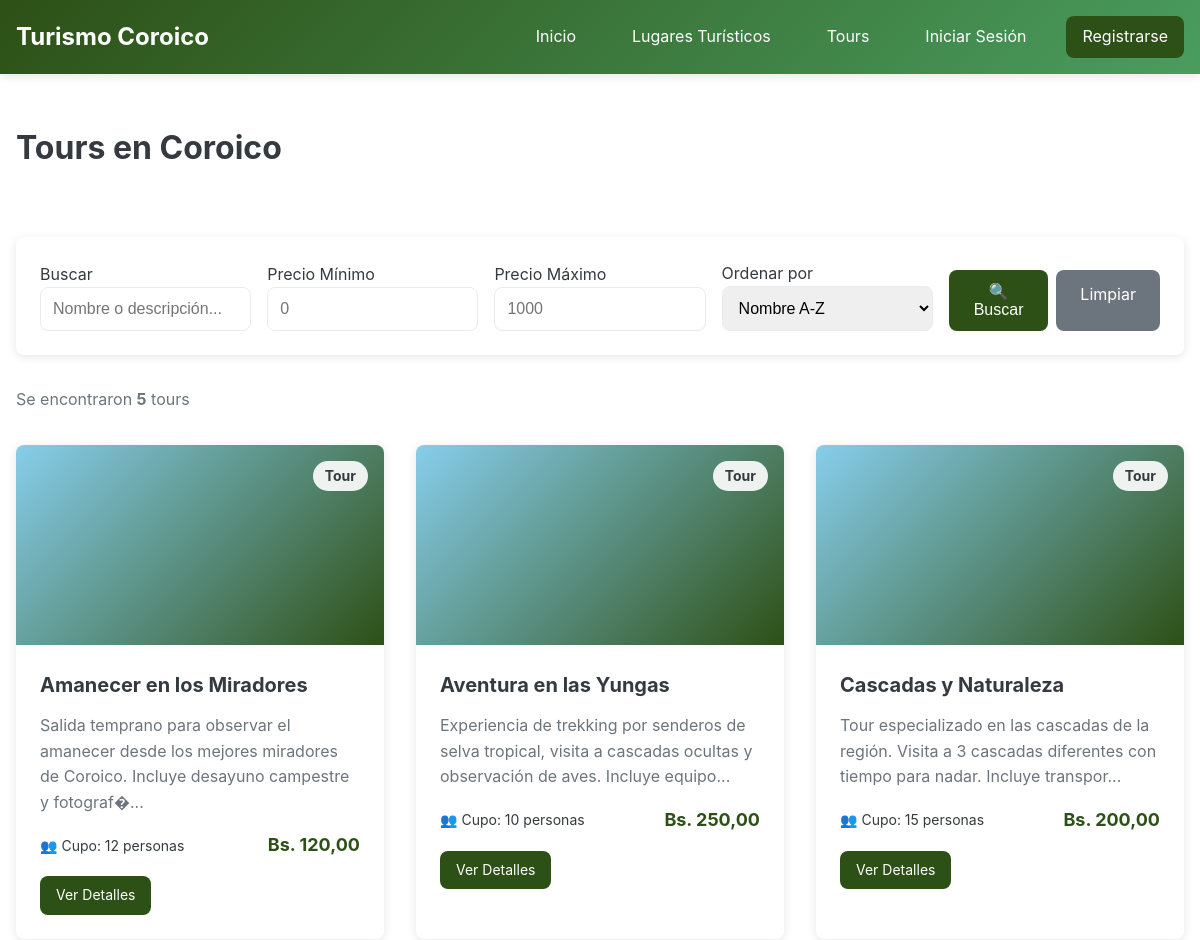
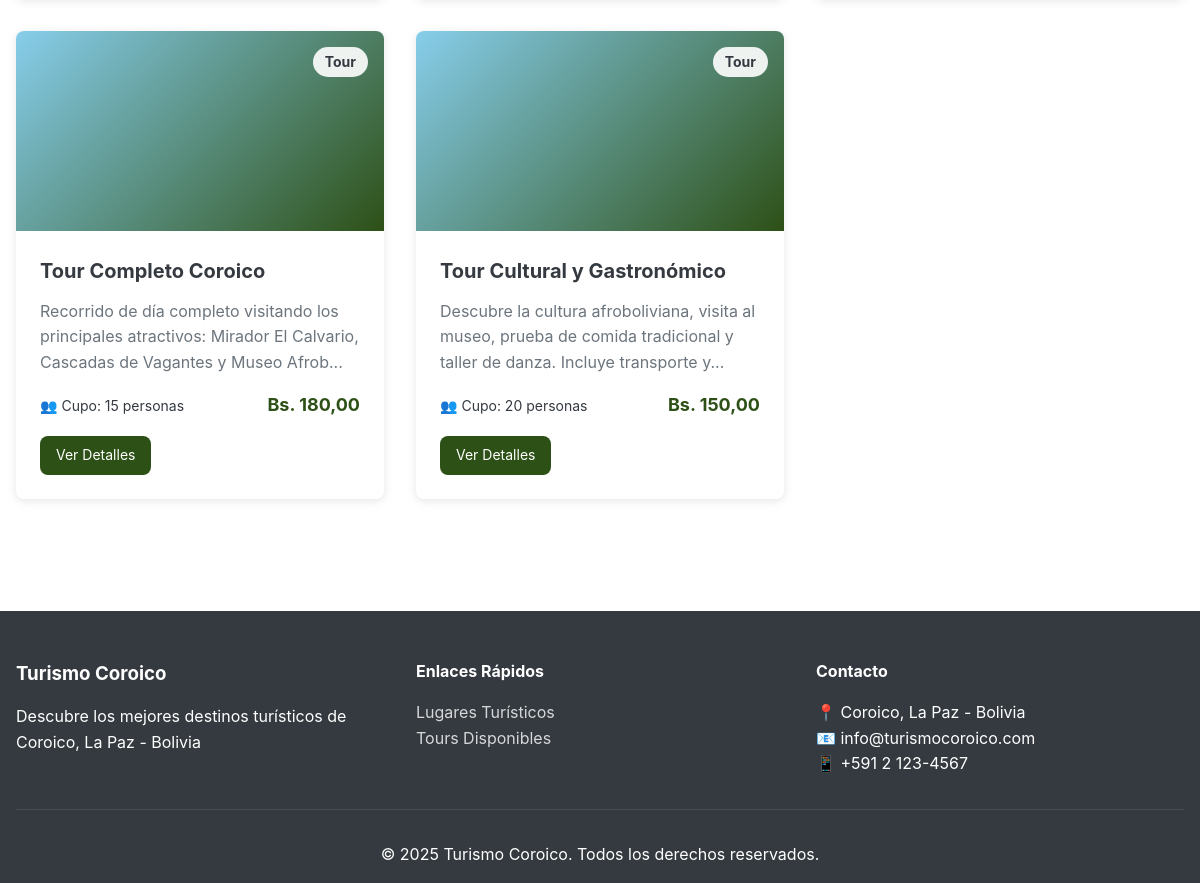
Page /tours on the committed database (2 pictures, top to bottom).
### tables this page shows
CREATE TABLE `tours` (
  `id_tour` int(11) NOT NULL,
  `nombre` varchar(150) NOT NULL,
  `descripcion` text NOT NULL,
  `precio` decimal(10,2) NOT NULL,
  `cupo_maximo` int(11) NOT NULL DEFAULT 10,
  `imagen_tour` varchar(255) DEFAULT 'default.jpg',
  `fecha_creacion` timestamp NOT NULL DEFAULT current_timestamp()
);

### controllers/TourController.php (called while the page is built, shortened)
<?php
require_once __DIR__ . '/../config/config.php';
require_once __DIR__ . '/../models/Tour.php';
class TourController {
    private $tourModel;
    public function __construct() {
        $this->tourModel = new Tour();
    }
    public function index() {
        $filtros = [
            'precio_min' => $_GET['precio_min'] ?? '',
            'precio_max' => $_GET['precio_max'] ?? '',
            'busqueda' => $_GET['busqueda'] ?? '',
            'orden' => $_GET['orden'] ?? 'nombre_asc'
        ];
        if (
            !empty($filtros['busqueda']) ||
            $filtros['precio_min'] !== '' ||
            $filtros['precio_max'] !== '' ||
            ($filtros['orden'] !== 'nombre_asc') ||
            ($filtros['orden'] !== 'nombre_desc')
        ) {
            $tours = $this->tourModel->buscar($filtros);
        } else {
            $tours = $this->tourModel->getAll();
        }
        require_once __DIR__ . '/../views/tours/index.php';
    }
}

### index.php (called while the page is built, shortened)
<?php
require_once __DIR__ . '/config/config.php';
require_once __DIR__ . '/config/database.php';
$request_uri = $_SERVER['REQUEST_URI'];
$base_path = parse_url(BASE_URL, PHP_URL_PATH);
if ($base_path && strpos($request_uri, $base_path) === 0) {
    $request_uri = substr($request_uri, strlen($base_path));
}
$request_uri = strtok($request_uri, '?');
$request_uri = trim($request_uri, '/');
$segments = explode('/', $request_uri);
$methodName = isset($segments[1]) ? $segments[1] : 'index';
$methodName = lcfirst(str_replace('-', '', ucwords($methodName, '-')));
$controller = new $controllerName();
try {
    $controller->$methodName();
} catch (Exception $e) {
    error_log("Error en el controlador: " . $e->getMessage());
    echo "<!DOCTYPE html>
<html lang='es'>
<head>
    <meta charset='UTF-8'>
    <meta name='viewport' content='width=device-width, initial-scale=1.0'>
    <title>Error</title>
    <style>
        body {
            font-family: Arial, sans-serif;
            display: flex;
            justify-content: center;
            align-items: center;
            height: 100vh;
            margin: 0;
            background: #f5f5f5;
        }
        .error-container {
            text-align: center;
            padding: 2rem;
            background: white;
            border-radius: 10px;
            box-shadow: 0 2px 10px rgba(0,0,0,0.1);
            max-width: 500px;
        }
        h1 { color: #d32f2f; }
        a {
            display: inline-block;
            margin-top: 1rem;
            padding: 0.75rem 1.5rem;
            background: #2d5016;
            color: white;
            text-decoration: none;
            border-radius: 5px;
        }
        a:hover { background: #4a9d5f; }
    </style>
</head>
<body>
    <div class='error-container'>
        <h1>Error en la aplicación</h1>
        <p>Ha ocurrido un error inesperado. Por favor, intenta nuevamente.</p>
        <a href='" . BASE_URL . "'>Volver al Inicio</a>
    </div>
</body>
</html>";
}

### config/config.php (called while the page is built, shortened)
<?php
function url($path = '') {
    return BASE_URL . ltrim($path, '/');
}
function formatearPrecio($precio) {
    return 'Bs. ' . number_format($precio, 2, ',', '.');
}

### config/database.php (called while the page is built, shortened)
<?php
class Database {
    private static $instance = null;
    private $connection;
    private function __construct() {
        try {
            $dsn = "mysql:host=" . DB_HOST . ";dbname=" . DB_NAME . ";charset=" . DB_CHARSET;
            $options = [
                PDO::ATTR_ERRMODE            => PDO::ERRMODE_EXCEPTION,
                PDO::ATTR_DEFAULT_FETCH_MODE => PDO::FETCH_ASSOC,
                PDO::ATTR_EMULATE_PREPARES   => false,
            ];
            $this->connection = new PDO($dsn, DB_USER, DB_PASS, $options);
        } catch (PDOException $e) {
            die("Error de conexión a la base de datos: " . $e->getMessage());
        }
    }
    public static function getInstance() {
        if (self::$instance === null) {
            self::$instance = new self();
        }
        return self::$instance;
    }
    public function getConnection() {
        return $this->connection;
    }
}

### models/Tour.php (called while the page is built, shortened)
<?php
require_once __DIR__ . '/Model.php';
class Tour extends Model {
    public function buscar($filtros = []) {
        $sql = "SELECT * FROM tours WHERE 1=1";
        $params = [];
        $orden = isset($filtros['orden']) ? $filtros['orden'] : 'nombre_asc';
        switch ($orden) {
            default:
                $sql .= " ORDER BY nombre ASC";
        }
        return $this->query($sql, $params);
    }
}

### models/Model.php (called while the page is built, shortened)
<?php
require_once __DIR__ . '/../config/database.php';
class Model {
    protected $db;
    public function __construct() {
        $this->db = Database::getInstance()->getConnection();
    }
    protected function query($sql, $params = []) {
        try {
            $stmt = $this->db->prepare($sql);
            $stmt->execute($params);
            return $stmt->fetchAll();
        } catch (PDOException $e) {
            error_log("Error en query(): " . $e->getMessage());
            return [];
        }
    }
}

### views/tours/index.php (the view, shortened to what this page needs)
<?php
require_once __DIR__ . '/../layouts/header.php';
?>
<section class="section">
    <div class="container">
        <div class="page-header">
            <h2 class="page-title">Tours en Coroico</h2>
        </div>
        <div class="filters-card">
            <form method="GET" action="<?php echo url('tours'); ?>" class="filters-form">
                <div class="filter-group">
                    <label for="busqueda">Buscar</label>
                    <input type="text" id="busqueda" name="busqueda" class="form-control"
                           placeholder="Nombre o descripción..."
                           value="<?php echo htmlspecialchars($_GET['busqueda'] ?? ''); ?>">
                </div>
                <div class="filter-group">
                    <label for="precio_min">Precio Mínimo</label>
                    <input type="number" id="precio_min" name="precio_min" class="form-control"
                           placeholder="0" min="0" step="0.01"
                           value="<?php echo htmlspecialchars($_GET['precio_min'] ?? ''); ?>">
                </div>
                <div class="filter-group">
                    <label for="precio_max">Precio Máximo</label>
                    <input type="number" id="precio_max" name="precio_max" class="form-control"
                           placeholder="1000" min="0" step="0.01"
                           value="<?php echo htmlspecialchars($_GET['precio_max'] ?? ''); ?>">
                </div>
                <div class="filter-group">
                    <label for="orden">Ordenar por</label>
                    <select id="orden" name="orden" class="form-control">
                        <option value="nombre_asc" <?php echo (isset($_GET['orden']) && $_GET['orden'] == 'nombre_asc') ? 'selected' : ''; ?>>Nombre A-Z</option>
                    </select>
                </div>
                <div class="filter-actions">
                    <button type="submit" class="btn-primary">🔍 Buscar</button>
                    <a href="<?php echo url('tours'); ?>" class="btn-secondary">Limpiar</a>
                </div>
            </form>
        </div>
        <?php if (!empty($tours)): ?>
        <div class="results-info">
            <p>Se encontraron <strong><?php echo count($tours); ?></strong> tours</p>
        </div>
        <div class="card-grid">
            <?php foreach ($tours as $tour): ?>
            <div class="card">
                <div class="card-image" style="background: linear-gradient(135deg, #87ceeb 0%, #2d5016 100%);">
                    <span class="card-badge">Tour</span>
                </div>
                <div class="card-content">
                    <h3><?php echo htmlspecialchars($tour['nombre']); ?></h3>
                    <p><?php echo htmlspecialchars(substr($tour['descripcion'], 0, 120)) . '...'; ?></p>
                    <div class="card-meta">
                        <span>👥 Cupo: <?php echo $tour['cupo_maximo']; ?> personas</span>
                        <span class="price"><?php echo formatearPrecio($tour['precio']); ?></span>
                    </div>
                    <div class="card-actions">
                        <a href="<?php echo url('tours/detalle?id=' . $tour['id_tour']); ?>" class="btn-primary btn-sm">Ver Detalles</a>
                    </div>
                </div>
            </div>
            <?php endforeach; ?>
        </div>
        <?php endif; ?>
    </div>
</section>
<?php require_once __DIR__ . '/../layouts/footer.php'; ?>

### public/css/styles.css (style rules this page uses)
:root { --color-primary: #2d5016; --color-primary-dark: #1a3009; --color-primary-light: #4a9d5f; --color-secondary: #87ceeb; --color-success: #28a745; --color-danger: #dc3545; --color-warning: #ffc107; --color-info: #17a2b8; --color-light: #f8f9fa; --color-dark: #343a40; --color-white: #ffffff; --color-gray: #6c757d; --color-gray-light: #e9ecef; --font-family: -apple-system, BlinkMacSystemFont, "Segoe UI", Roboto, "Helvetica Neue", Arial, sans-serif; --border-radius: 8px; --box-shadow: 0 2px 10px rgba(0, 0, 0, 0.1); --transition: all 0.3s ease; }
* { margin: 0; padding: 0; box-sizing: border-box; }
body { font-family: var(--font-family); line-height: 1.6; color: var(--color-dark); background-color: var(--color-white); }
a { text-decoration: none; color: var(--color-primary); transition: var(--transition); }
.container { max-width: 1200px; margin: 0 auto; padding: 0 1rem; }
.card-grid { display: grid; grid-template-columns: repeat(auto-fill, minmax(300px, 1fr)); gap: 2rem; margin-top: 2rem; }
.btn-primary, .btn-secondary, .btn-warning, .btn-danger, .btn-sm { display: inline-block; padding: 0.75rem 1.5rem; border: none; border-radius: var(--border-radius); font-size: 1rem; cursor: pointer; transition: var(--transition); text-align: center; }
.btn-primary { background: var(--color-primary); color: var(--color-white); }
.btn-secondary { background: var(--color-gray); color: var(--color-white); }
.btn-sm { padding: 0.5rem 1rem; font-size: 0.875rem; }
.section { padding: 3rem 0; }
.page-title { font-size: 2rem; margin-bottom: 2rem; }
.page-header { display: flex; justify-content: space-between; align-items: center; margin-bottom: 2rem; }
.card { background: var(--color-white); border-radius: var(--border-radius); box-shadow: var(--box-shadow); overflow: hidden; transition: var(--transition); }
.card-image { height: 200px; display: flex; align-items: center; justify-content: center; position: relative; font-size: 3rem; }
.card-category, .card-badge { position: absolute; top: 1rem; right: 1rem; background: rgba(255, 255, 255, 0.9); color: var(--color-dark); padding: 0.25rem 0.75rem; border-radius: 20px; font-size: 0.875rem; font-weight: bold; }
.card-content { padding: 1.5rem; }
.card-content h3 { margin-bottom: 0.75rem; font-size: 1.25rem; }
.card-content p { color: var(--color-gray); margin-bottom: 1rem; }
.card-meta { display: flex; justify-content: space-between; align-items: center; margin: 1rem 0; font-size: 0.875rem; }
.card-actions { display: flex; gap: 0.5rem; flex-wrap: wrap; }
.price { color: var(--color-primary); font-weight: bold; font-size: 1.125rem; }
.form-control { padding: 0.75rem; border: 1px solid var(--color-gray-light); border-radius: var(--border-radius); font-size: 1rem; transition: var(--transition); }
.filters-card { background: var(--color-white); padding: 1.5rem; border-radius: var(--border-radius); box-shadow: var(--box-shadow); margin-bottom: 2rem; }
.filters-form { display: grid; grid-template-columns: repeat(auto-fit, minmax(200px, 1fr)); gap: 1rem; align-items: end; }
.filter-group { display: flex; flex-direction: column; }
.filter-actions { display: flex; gap: 0.5rem; }
.results-info { margin: 1rem 0; color: var(--color-gray); }

### rows in the picture
tours: nombre "Amanecer en los Miradores", descripcion "Salida temprano para observar el amanecer desde los mejores miradores de Coroico. Incluye desayuno campestre y fotograf�", cupo_maximo "12", precio "Bs. 120,00"
tours: nombre "Aventura en las Yungas", descripcion "Experiencia de trekking por senderos de selva tropical, visita a cascadas ocultas y observación de aves. Incluye equipo", cupo_maximo "10", precio "Bs. 250,00"
tours: nombre "Cascadas y Naturaleza", descripcion "Tour especializado en las cascadas de la región. Visita a 3 cascadas diferentes con tiempo para nadar. Incluye transpor", cupo_maximo "15", precio "Bs. 200,00"
tours: nombre "Tour Completo Coroico", descripcion "Recorrido de día completo visitando los principales atractivos: Mirador El Calvario, Cascadas de Vagantes y Museo Afrob", cupo_maximo "15", precio "Bs. 180,00"
tours: nombre "Tour Cultural y Gastronómico", descripcion "Descubre la cultura afroboliviana, visita al museo, prueba de comida tradicional y taller de danza. Incluye transporte y", cupo_maximo "20", precio "Bs. 150,00"

### other values in the picture
SITE_NAME "Turismo Coroico"
count($tours) "5"
SITE_DESCRIPTION "Descubre los mejores destinos turísticos de Coroico, La Paz - Bolivia"
